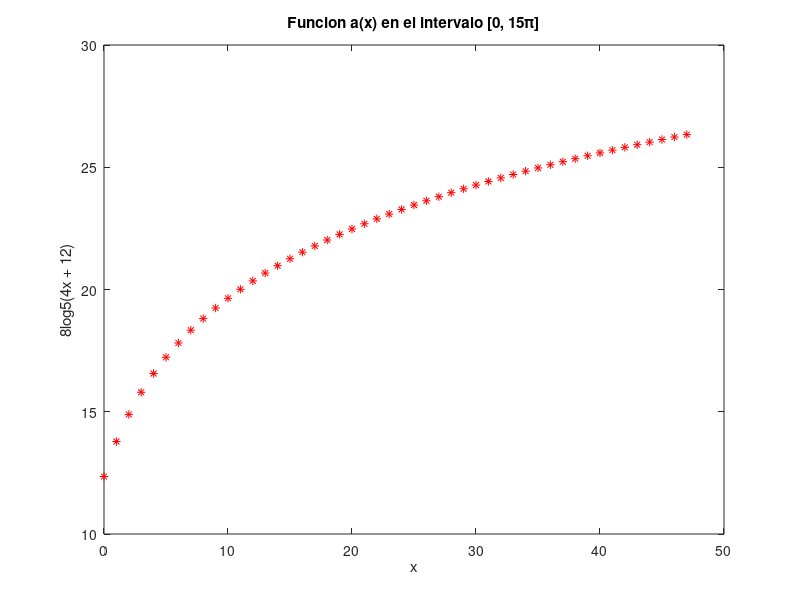
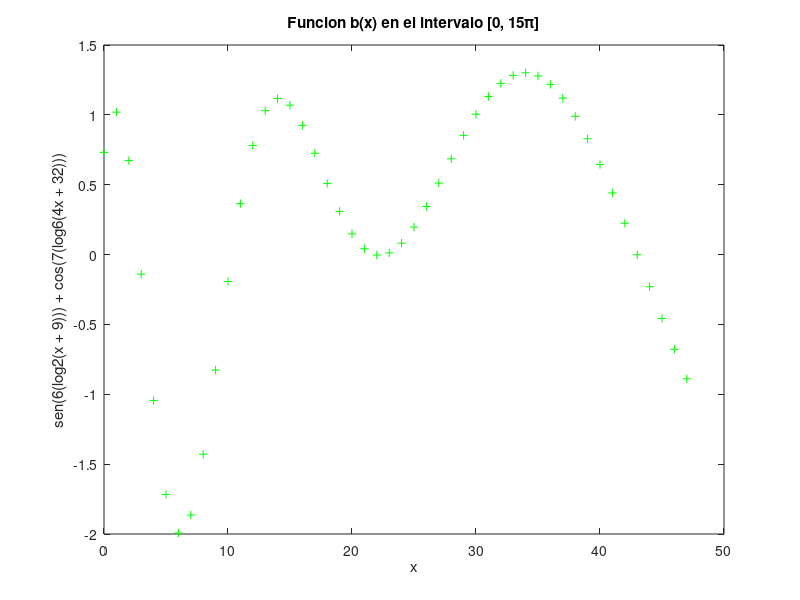

Source code (MATLAB) for these figures, in order: (Note: this script raises an error after producing the figures.)
%%%% PRIMERA PARTE %%%%

% Graficar por separado y en conjunto, las funciones
% a(x) = 8log5(4x + 12) (2)
% b(x) = sen(6(log2(x + 9))) + cos(7(log6(4x + 32)))

% La primera funcion debe ser graficada en rojo con *, 
% la segunda con + y en verde, en el
% intervalo [0, 15π] con un espacio entre ellos de 0.01.

%%%% DESARROLLO %%%%

% Se define el intervalo de x
x = 0:15*pi;

% Se guarda la primera funcion en la variable a
a = 8 * (log(4 * x + 12) / log(5));

% Se genera el grafico y se coloca nombre a los ejes 
figure, plot(x, a, '*r');
title('Funcion a(x) en el intervalo [0, 15π]');
xlabel('x');
ylabel('8log5(4x + 12)');

% Se guarda la segunda funcion en b
b = sin(6 * (log(x + 9) / log(2))) + cos(7 * (log(4*x + 32) / log(6)));

% Se genera el grafico y se coloca nombre a los ejes
figure, plot(x, b, '+g');
title('Funcion b(x) en el intervalo [0, 15π]');
xlabel('x');
ylabel('sen(6(log2(x + 9))) + cos(7(log6(4x + 32)))');

% Se agrega linea en el y = 0 para mejor visualizacion
yline(0);

% Se genera el grafico y se grafica la funcion a, se coloca el titulo
figure, plot(x, a, '*r');
title('Ambas funciones a(x) y b(x) en intervalo [0, 15π]');
xlabel('Eje x')
ylabel('Eje y')

% Se usa hold on para colocar otra funcion al grafico
hold on

% Se grafica la segunda funcion
plot(x, b, '+g')
legend('8log5(4x + 12)', 'sen(6(log2(x + 9))) + cos(7(log6(4x + 32)))')

hold off

%%%% PRIMERA PARTE 2 %%%%

% Graficar en escala normal y logaritmica la siguiente funcion (2 graficos):

%  c(x) = 6e^x+18

% Con colores y estilo a eleccion, cuadriculando la figura (grilla) 
% en el intervalo [–10, 10] con espaciado de 0.05. 
% Haga una pequenia comparacion de los graficos generados, indicando posibles
% ventajas y desventajas de cada una de las escalas usadas.

%%%% DESARROLLO %%%%

% Se guarda el intervalo en x
x = -10:10;

% Se guarda la funcion en c
c = 6 * exp(x+18);

% Se genera el grafico escala normal y se coloca el titulo y ejes
figure, plot(x, c, '--b');
title('Funcion c(x) en intervalo [-10, 10]')
xlabel('x')
ylabel('6 * exp(x+18)')

% Se muestra con grilla
grid on


% Se genera el grafico escala logaritmica, titulo y ejes
figure, semilogy(x, c, '--r');
title('Funcion c(x) escala logaritmica en [-10, 10]')
xlabel('x')
ylabel('6 * exp(x+18)')

% Se muestra con grilla
grid on

%%%% SEGUNDA PARTE %%%%

%Implementar el algoritmo de Newton-Raphson y que entregue como resultado una raIz de una 
%funcion dada o una aproximacion de ella.  Considere que la funcion ser a de una sola variable,
%y que sera dada por consola en formato de polinomio.IMPORTANTE:Para su resolucion defina 
%funciones que trabajen recursivamente.  Tomeen cuenta que las entradas de la funcion 
%Newton Raphson seran 4:  el polinomio, el numero maximo de iteraciones, el error a considerar 
%y el valor inicial del algoritmo.


% Se ingresan los parametros de entrada respectivos del Newton Rahpson de
% una Variable
p = input('ingrese el polinomio: ','s');
i = input('ingrese la cantidad de iteraciones: ');
t = input('ingrese la tolerancia: ');
x0 = input('ingrese el valor inicial x0: ');

% Se caste el polinomio y se ingresan los parametros
newtonRaphson(str2sym(p),i,t,x0)


%Entrada: Polinomio o funcion a evaluar y derivar, Numero de iteraciones
%que tendra el algoritmo,la tolerancia o error minimo que tendra el
%algoritmo y el valor inicial x0
%Salida: La raiz Solución de la funcion
%Funcionamiento: Esta funcion es de manera recursiva, donde en cada llamado
%avanza una iteracion buscando el nuevo valor xn+1, en base al parametro de
%entrada xn anterior, compara la tolerancia y la cantidad de iteraciones en
%cada llamado, hasta que se cumpla una y termina el proceso de buscar la
%aproximacion a la solicion mas exacta
function raizSolucion = newtonRaphson(polinomio,iteraciones,tolerancia,x0)         
    iteraciones = iteraciones-1;
    syms x;
    f=polinomio;
    % Evaluacion de x0 en funcion
    f0=double(subs(polinomio,x0));
    % Derivada de la funcion
    df= diff(f);
    df0= double(subs(df,x0));
    
    % Calculo nuevo Xn
    xn= vpa(x0 -(f0/df0));
    f0;
    df;
    df0;
    if abs(xn-x0)< tolerancia
        raizSolucion=xn;
        return;
    end
    if iteraciones == 0
        raizSolucion =x0;
        return; 
    end
    newtonRaphson(polinomio,iteraciones,tolerancia,xn)
    end













